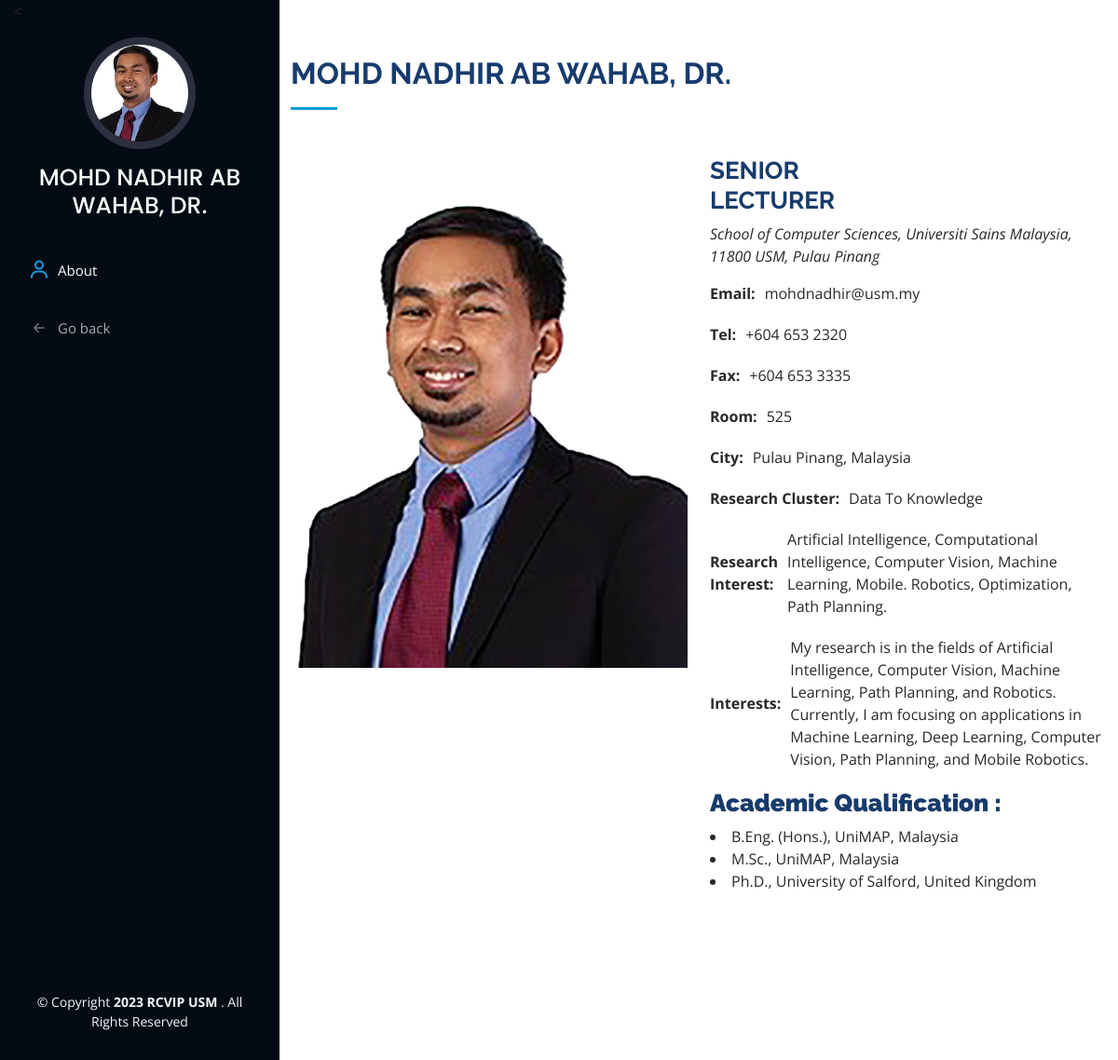
The page /team.php?x=3 on the database its author committed.
### tables this page shows
CREATE TABLE `team` (
  `id_profile` int(11) NOT NULL,
  `title` varchar(500) NOT NULL,
  `team_position` varchar(50) NOT NULL,
  `position` varchar(200) NOT NULL,
  `university` varchar(200) NOT NULL,
  `email` varchar(200) NOT NULL,
  `tel` varchar(200) NOT NULL,
  `fax` varchar(200) NOT NULL,
  `room` varchar(200) NOT NULL,
  `city` varchar(200) NOT NULL,
  `research_cluster` varchar(500) NOT NULL,
  `research_interest` varchar(500) NOT NULL,
  `interests` varchar(500) NOT NULL,
  `academic_qualification` varchar(500) NOT NULL,
  `small_image` varchar(200) NOT NULL,
  `big_image` varchar(200) NOT NULL
);

### team.php (the view, shortened to what this page needs)
<?php
$conn = mysqli_connect($servername, $username, $password, $database);
?>
<!DOCTYPE html>
<html lang="en">
<head>
  <link href="assets2/vendor/aos/aos.css" rel="stylesheet">
  <link href="assets2/vendor/bootstrap/css/bootstrap.min.css" rel="stylesheet">
  <link href="assets2/vendor/bootstrap-icons/bootstrap-icons.css" rel="stylesheet">
  <link href="assets2/vendor/boxicons/css/boxicons.min.css" rel="stylesheet">
  <link href="assets2/vendor/glightbox/css/glightbox.min.css" rel="stylesheet">
  <link href="assets2/vendor/swiper/swiper-bundle.min.css" rel="stylesheet">
  <link href="assets/css/profile.css?ver=5" rel="stylesheet">
  <link rel="stylesheet" href="https://cdnjs.cloudflare.com/ajax/libs/font-awesome/4.7.0/css/font-awesome.min.css">
</head>
<body>
  <header id="header">
    <div class="d-flex flex-column">
   <div class="profile">
   <  <?php
          $id_profile = $_GET['x'];
          $sql = "SELECT * from team where id_profile = $id_profile";
          $result = mysqli_query($conn, $sql);
          while ($row = mysqli_fetch_assoc($result)) {
            echo "
        <p>$row[small_image]</p>
        <h2><class='text-center'>$row[title]</h2>
       " ;
}
?>
</div>
      <nav id="navbar" class="nav-menu navbar">
        <ul>
          <li><a href="#about" class="nav-link scrollto"><i class="bx bx-user"></i> <span>About</span></a></li>
         <li><a href = about.php > <i class = "bi bi-arrow-left-short"></i>Go back</a></li>
        </ul>
      </nav>
    </div>
  </header>
  <main id="main">
    <section id="about" class="about">
      <div class="container">
      <?php
      $id_profile = $_GET['x'];
          $sql = "SELECT * from team where id_profile = $id_profile";
          $result = mysqli_query($conn, $sql);
          while ($row = mysqli_fetch_assoc($result)) {
            echo "
        <div class='section-title'>
          <h2>$row[title]</h2>
        </div>
   <div class='row'>
          <div class='col-lg-6' data-aos='fade-right'>
          <div class ='img'>
           <p>$row[big_image]</p>
           </div>
          </div>
         <div class='col-lg-6 pt-4 pt-lg-0 content' class = 'position' data-aos='fade-left'>
         <div class = 'row'>
         <div class ='col'>
         <h3>$row[position]</h3>
         </div>
         <div class ='col right'> ";
         echo "
        </div>
        </div>
            <p class='fst-italic'>
           $row[university]
            </p>
            <div class='row'>
              <div class='col-lg-12'>
                <ul>
                  <li><strong>Email:</strong> <span>$row[email]</span></li>
                  <li><strong>Tel:</strong> <span>$row[tel]</span></li>
                  <li><strong>Fax:</strong> <span>$row[fax]</span></li>
                  <li><strong>Room:</strong> <span>$row[room]</span></li>
                  <li><strong>City:</strong> <span>$row[city]</span></li>
                  <li><strong>Research Cluster:</strong> <span>$row[research_cluster]</span></li>
                  <li><strong>Research Interest:</strong><span>$row[research_interest]</span></li>
                  <li><strong>Interests:</strong> <span>$row[interests]</span></li>
                </ul>
              </div>
              <br>
              <h3><strong>Academic Qualification :</strong></h3>
           $row[academic_qualification]
            </div>
          </div>
        </div>
      </div>
    </section>
    <section id='publications' class='publications'>
      <div class='container'>
        <div class='section-title'>
";
}
          ?>
        </div>
      </div>
    </section>
  </main>
    <footer id="footer">
      <div class="footer-top">
        <div class="container">
          <div class="copyright">
            <blockquote>
            &copy; Copyright <strong><span>2023 RCVIP USM </span></strong>. All Rights Reserved
          </div>
    </footer>
</body>
</html>

### assets/css/profile.css (style rules this page uses)
body { font-family: "Open Sans", sans-serif; color: #272829; }
a { color: #149ddd; text-decoration: none; }
h1, h2, h3, h4, h5, h6 { font-family: "Raleway", sans-serif; }
#header { position: fixed; top: 0; left: 0; bottom: 0; width: 300px; transition: all ease-in-out 0.5s; z-index: 9997; transition: all 0.5s; padding: 0 15px; background: #040b14; overflow-y: auto; }
#header .profile img { margin: 15px auto; display: block; width: 120px; border: 8px solid #2c2f3f; }
#header .profile h2 { font-size: 25px; color:#fcfcfc; margin: 0; padding: 0; font-weight: 10px; text-align: center; font-family: "Poppins", sans-serif; }
#main { margin-left: 300px; }
.nav-menu { padding: 30px 0 0 0; }
.nav-menu * { margin: 0; padding: 0; list-style: none; }
.nav-menu>ul>li { position: relative; white-space: nowrap; }
.nav-menu a, .nav-menu a:focus { display: flex; align-items: center; color: #a8a9b4; padding: 12px 15px; margin-bottom: 8px; transition: 0.3s; font-size: 15px; }
.nav-menu a i, .nav-menu a:focus i { font-size: 24px; padding-right: 8px; color: #6f7180; }
.nav-menu a:hover, .nav-menu .active, .nav-menu .active:focus, .nav-menu li:hover>a { text-decoration: none; color: #fff; }
.nav-menu a:hover i, .nav-menu .active i, .nav-menu .active:focus i, .nav-menu li:hover>a i { color: #149ddd; }
section { padding: 60px 0; overflow: hidden; }
.section-title { padding-bottom: 30px; }
.section-title h2 { font-size: 32px; font-weight: bold; margin-bottom: 20px; padding-bottom: 20px; position: relative; color: #173b6c; }
.section-title h2::after { content: ""; position: absolute; display: block; width: 50px; height: 3px; background: #149ddd; bottom: 0; left: 0; }
.about .content h3 { font-weight: 700; font-size: 26px; color: #173b6c; }
.about .content ul { list-style: none; padding: 0; }
.about .content ul li { margin-bottom: 20px; display: flex; align-items: center; }
.about .content ul strong { margin-right: 10px; }
.publications { padding-bottom: 30px; }
#footer { padding: 15px; color: #f4f6fd; font-size: 14px; position: fixed; left: 0; bottom: 0; width: 300px; z-index: 9999; background: #040b14; }
#footer .copyright { text-align: center; }

### rows shown on the page
team: small_image (picture), title "MOHD NADHIR AB WAHAB, DR.", big_image (picture), position "SENIOR LECTURER", university "School of Computer Sciences, Universiti Sains Malaysia, 11800 USM, Pulau Pinang", email "mohdnadhir@usm.my", tel "+604 653 2320", fax "+604 653 3335", room "525", city "Pulau Pinang, Malaysia", research_cluster "Data To Knowledge", research_interest "Artificial Intelligence, Computational Intelligence, Computer Vision, Machine Learning, Mobile. Robotics, Optimization, Path Planning.", interests "My research is in the fields of Artificial Intelligence, Computer Vision, Machine Learning, Path Planning, and Robotics. Currently, I am focusing on applications in Machine Learning, Deep Learning, Computer Vision, Path Planning, and Mobile Robotics.", academic_qualification "B.Eng. (Hons.), UniMAP, Malaysia M.Sc., UniMAP, Malaysia Ph.D., University of Salford, United Kingdom"
